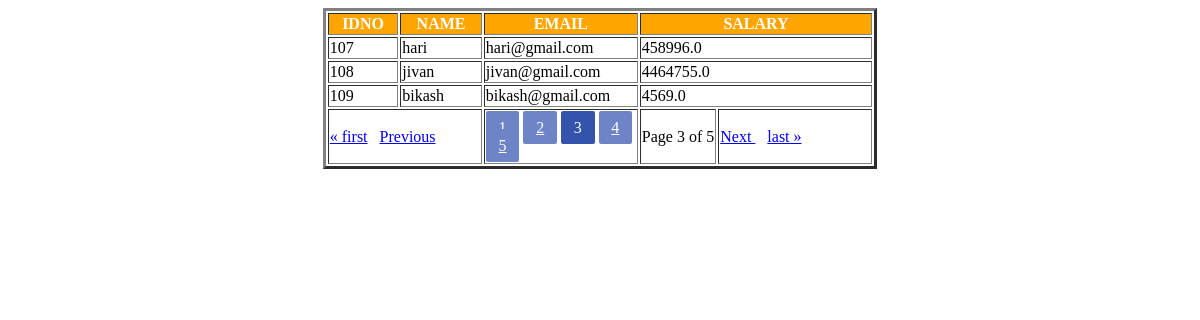
/index/?page_no=3, run on the app's committed database.
### app_page/models.py (models this page shows)
class PaginationModel(models.Model):
    idno=models.IntegerField(primary_key=True)
    name=models.CharField(max_length=30)
    email=models.EmailField(max_length=30,unique=True)
    salary=models.FloatField()

### app_page/views.py (the view)
# urls.py: path('index/',views.showPagination,name='main')
def showPagination(request):
    page_no = request.GET.get("page_no")
    qs=PaginationModel.objects.all()
    per_page=Paginator(qs,3,1) #(object_list, per_page, orphans=0)
    if page_no:
       pge= per_page.page(page_no)
    else:
        pge=per_page.page(1)
    return render(request,"index.html",{"page":pge})

### templates/index.html (shortened to what this page needs)
<table align="center" border="3">
    <tr style="background-color: orange;color: white;" >
        <th>IDNO</th>
        <th>NAME</th>
        <th>EMAIL</th>
        <th colspan="2">SALARY</th>
    </tr>
    {% for x in page %}
    <tr>
        <td>{{ x.idno }}</td>
        <td>{{ x.name }}</td>
        <td>{{ x.email }}</td>
        <td colspan="2">{{ x.salary }}</td>
    </tr>
    {% endfor %}
    <tr>
        <td colspan="2" width="150">
         {% if page.has_previous %}
             <a href="/index/?page_no=1">&laquo; first</a>&nbsp;&nbsp;
             <a href="/index/?page_no={{ page.previous_page_number }}">
                Previous
            </a>
          {% endif %}
        </td>
        <td width="150" height="55">
              {% for x in page.paginator.page_range %}
            {% if page.number == x%}
            <span class="pagination-number pagination-current">{{ x }}</span>
            {% elif x > page.number|add:'-3' and x < page.number|add:'3' %}
            <a class="pagination-number" href="?page_no={{ x }}">{{ x }}</a>
            {% endif %}
          {% endfor %}
        </td>
        <td>
            Page {{ page.number }} of {{ page.paginator.num_pages }}
        </td>
        <td width="150">
          {% if page.has_next %}
            <a href="/index/?page_no={{ page.next_page_number }}">
                Next
            </a>&nbsp;&nbsp;
             <a href="/index/?page_no={{ page.paginator.num_pages }}">last &raquo;</a>
           {% endif %}
        </td>
    </tr>
</table>

### templates/index.html (style rules this page uses)
.pagination-number { padding: 0.5em 0.8em; border-radius: 2px; color: #fff; background-color: #6D85C7; }
.pagination-number:hover, .pagination-current { background-color: #3354AA; }

### data on the page
PaginationModel: idno "107", name "hari", email "hari@gmail.com", salary "458996.0"
PaginationModel: idno "108", name "jivan", email "jivan@gmail.com", salary "4464755.0"
PaginationModel: idno "109", name "bikash", email "bikash@gmail.com", salary "4569.0"

### other printed values
{{ x }} "1" "2" "4" "5"
{{ x }} "3"
{{ page.number }} "3"
{{ page.paginator.num_pages }} "5"
